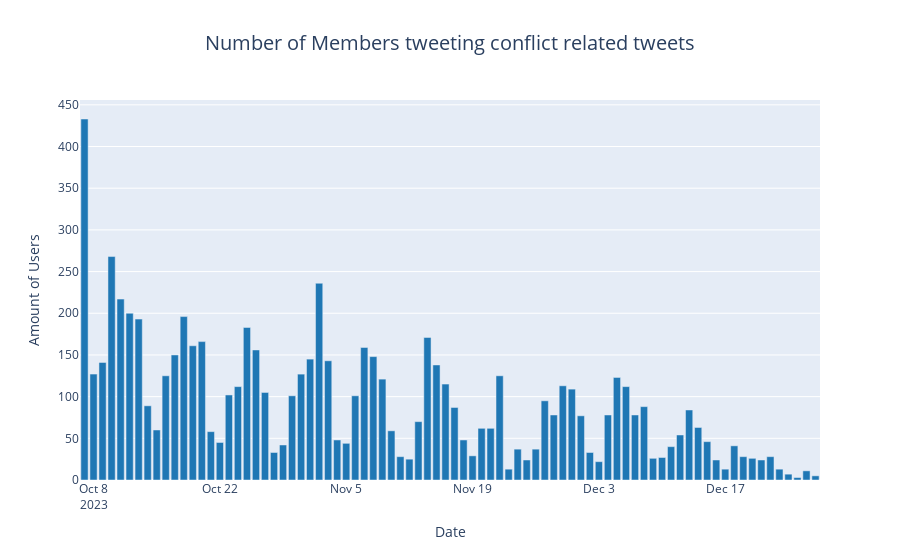

Notebook code cell kept with this figure:
### Code cell
# Number of users tweeted per day
conflict_related_data = data_numeric[data_numeric['is_conflict_related'] == 'conflict_related']
unique_users_per_day = conflict_related_data.drop_duplicates(subset=['username', 'date'])

# Count the number of unique users per day
grouped_users_per_day = unique_users_per_day.groupby('date').size().reset_index(name='Count')


fig = px.bar(grouped_users_per_day, x= 'date', y = 'Count', title = "Number of Members tweeting conflict related tweets",
             labels = {"date": "Date", "Count": "Amount of Users"} ,color_discrete_sequence = ["#1f77b4"])
fig.update_layout(title={'font_size': 20 ,"x": 0.5} )

### Figure 1 — Plotly figure (JSON) as saved in the notebook; plotly's stock layout.template omitted (floating-point values rounded to 4 significant figures)
{"data": [{"alignmentgroup": "True", "hovertemplate": "Date=%{x}<br>Amount of Users=%{y}<extra></extra>", "legendgroup": "", "marker": {"color": "#1f77b4", "pattern": {"shape": ""}}, "name": "", "offsetgroup": "", "orientation": "v", "showlegend": false, "textposition": "auto", "type": "bar", "x": ["2023-10-07", "2023-10-08", "2023-10-09", "2023-10-10", "2023-10-11", "2023-10-12", "2023-10-13", "2023-10-14", "2023-10-15", "2023-10-16", "2023-10-17", "2023-10-18", "2023-10-19", "2023-10-20", "2023-10-21", "2023-10-22", "2023-10-23", "2023-10-24", "2023-10-25", "2023-10-26", "2023-10-27", "2023-10-28", "2023-10-29", "2023-10-30", "2023-10-31", "2023-11-01", "2023-11-02", "2023-11-03", "2023-11-04", "2023-11-05", "2023-11-06", "2023-11-07", "2023-11-08", "2023-11-09", "2023-11-10", "2023-11-11", "2023-11-12", "2023-11-13", "2023-11-14", "2023-11-15", "2023-11-16", "2023-11-17", "2023-11-18", "2023-11-19", "2023-11-20", "2023-11-21", "2023-11-22", "2023-11-23", "2023-11-24", "2023-11-25", "2023-11-26", "2023-11-27", "2023-11-28", "2023-11-29", "2023-11-30", "2023-12-01", "2023-12-02", "2023-12-03", "2023-12-04", "2023-12-05", "2023-12-06", "2023-12-07", "2023-12-08", "2023-12-09", "2023-12-10", "2023-12-11", "2023-12-12", "2023-12-13", "2023-12-14", "2023-12-15", "2023-12-16", "2023-12-17", "2023-12-18", "2023-12-19", "2023-12-20", "2023-12-21", "2023-12-22", "2023-12-23", "2023-12-24", "2023-12-25", "2023-12-26", "2023-12-27"], "xaxis": "x", "y": [433, 127, 141, 268, 217, 200, 193, 89, 60, 125, 150, 196, 161, 166, 58, 45, 102, 112, 183, 156, 105, 33, 42, 101, 127, 145, 236, 143, 48, 44, 101, 159, 148, 121, 59, 28, 25, 70, 171, 138, 115, 87, 48, 29, 62, 62, 125, 13, 37, 24, 37, 95, 78, 113, 109, 77, 33, 22, 78, 123, 112, 78, 88, 26, 27, 40, 54, 84, 63, 46, 24, 13, 41, 28, 26, 24, 28, 13, 7, 3, 11, 5], "yaxis": "y"}], "layout": {"barmode": "relative", "legend": {"tracegroupgap": 0}, "title": {"font": {"size": 20}, "text": "Number of Members tweeting conflict related tweets", "x": 0.5}, "xaxis": {"anchor": "y", "domain": [0, 1], "title": {"text": "Date"}}, "yaxis": {"anchor": "x", "domain": [0, 1], "title": {"text": "Amount of Users"}}}}
